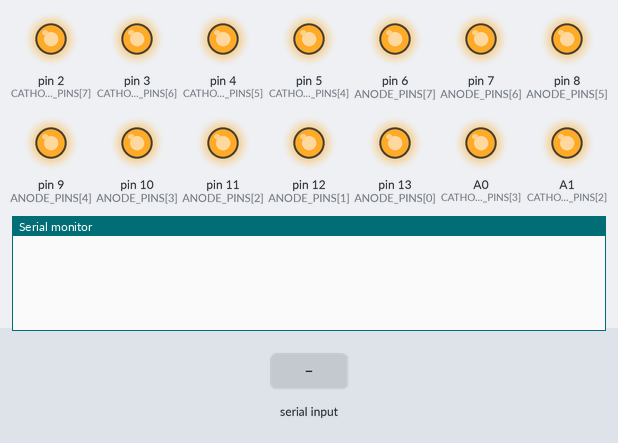
Simulated run of this sketch. Board: Arduino Uno, built with avr-gcc and run on an emulated ATmega328P. On the bench: output pins drawn as LEDs (lit = HIGH), the last lines printed to the serial monitor. Inputs (shaded band) come from the test bench.

Above: at 1.2 s.
1.3 s: "90,45,200\n" received over Serial
At 1.6 s:
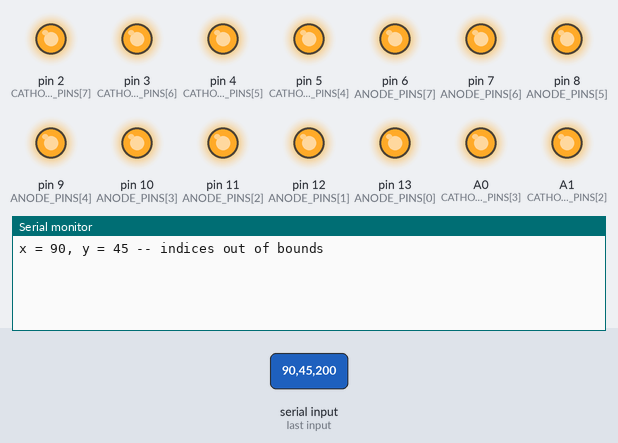
2.8 s: "90,45\n" received over Serial
At 4.0 s:
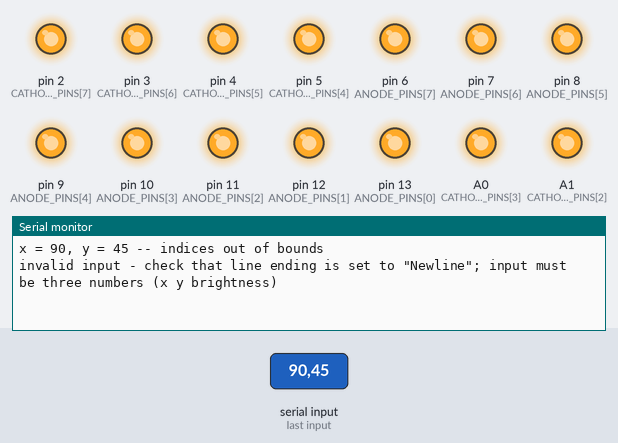

The sketch:

pwm-display.ino
```cpp
/*
  Serial assignment of matrix LEDs with brightness argument for PWN
    Input of the format 0 0 15
      First two args inidices of desired pin x y
      And third arg being brightness level 0-15

    Weston Keller
    Fall 2025
    ENGR40M
 */

// Arrays of pin numbers
const byte ANODE_PINS[8] = {13, 12, 11, 10, 9, 8, 7, 6};
const byte CATHODE_PINS[8] = {A3, A2, A1, A0, 5, 4, 3, 2};

// Time per brightness level in microseconds
const int BRIGHTNESS_UNIT = 1; // 60us per brightness level

void setup() {
  for (byte i = 0; i < 8; i++) {
    pinMode(ANODE_PINS[i], OUTPUT);
    pinMode(CATHODE_PINS[i], OUTPUT);
    digitalWrite(ANODE_PINS[i], HIGH);
    digitalWrite(CATHODE_PINS[i], HIGH); // turn all pins OFF
  }

  // Initialize serial
  Serial.begin(115200);
  Serial.setTimeout(100);
}

/* Function: display
 */
void display(byte pattern[8][8]) {
  for (int i = 0; i < 8; i++) {
    for (int j = 0; j < 8; j++) {
      byte brightness = pattern[i][j];

      if (brightness > 0) {
        // Exponential scaling gives smoother ramp from off to full bright
        // brightness 1: 1μs, brightness 15: 225μs
        int scaledTime = brightness * brightness;

        digitalWrite(CATHODE_PINS[j], LOW);
        digitalWrite(ANODE_PINS[i], LOW);
        delayMicroseconds(scaledTime * 4); // Keeps max bright @ prev value
        digitalWrite(ANODE_PINS[i], HIGH);
        digitalWrite(CATHODE_PINS[j], HIGH);
      }
    }
  }
}

void loop() {
  static byte ledBrightness[8][8]; // Changed from ledOn to ledBrightness

  byte x = 0;
  byte y = 0;
  byte brightness = 0;
  static char message[60];

  if (Serial.available()) {
    x = Serial.parseInt();
    y = Serial.parseInt();
    brightness = Serial.parseInt();

    // Check for input validity
    if (Serial.read() != '\n') {
      Serial.println("invalid input - check that line ending is set to \"Newline\"; input must be three numbers (x y brightness)");
      return;
    }
    if (x < 0 || x > 7 || y < 0 || y > 7) {
      sprintf(message, "x = %d, y = %d -- indices out of bounds", x, y);
      Serial.println(message);
      return;
    }
    if (brightness < 0 || brightness > 15) {
      sprintf(message, "brightness = %d -- must be between 0 and 15", brightness);
      Serial.println(message);
      return;
    }

    // Print to Serial Monitor to give feedback about input
    sprintf(message, "x = %d, y = %d, brightness = %d", x, y, brightness);
    Serial.println(message);

    // Set the LED brightness
    ledBrightness[x][y] = brightness;
  }

  // This function gets called every loop
  display(ledBrightness);
}
```

Measured:
- after the input at 1.3 s, the serial monitor: prints a new line at once (image 1)
- after the input at 2.8 s, the serial monitor: prints a new line after 0.10 s (image 2)
